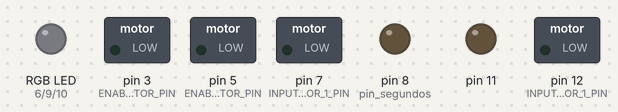
Bench run of a sketch on a simulated Arduino Uno, built with avr-gcc and run on an emulated ATmega328P. On the bench: switched loads named in the sketch (green lamp = pin HIGH), an RGB LED mixed from three pins (HIGH = lit), output pins drawn as LEDs (lit = HIGH). Dashed ring = blinking. Random numbers use the default seed unless the sketch sets one; pins used as bus, display or sensor lines are not drawn.

Above: at 0.1 s.
At 39.1 s:
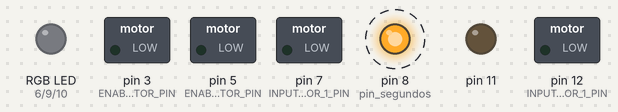
Timing chart, 0 to 40.0 s (numbered marks = the images above):
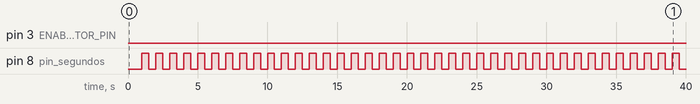

The sketch:

reloj_binario.ino
```cpp
const int pin_segundos = 8;
unsigned long tiempo, tiempo_anterior;
int segundos, minutos, horas;

void setup()
{
    tiempo_anterior = segundos = minutos = horas = 0;

    for(int i = 2; i <= 12 ; i++) pinMode(i, OUTPUT);
}

int * conversion_binario(int x, int ret[]){
    for(int i = 0; i < 8; i++){
        ret[i] = 0;
    }
    int i = 0;
    while(x >= 1){
        ret[i++] = x % 2;
        x /= 2;
    }
    return ret;
}

void mostrar_hora(){
    int a1[8];
    int a2[8];
    int* minutos_binario = conversion_binario(minutos, a1);
    int* horas_binario = conversion_binario(horas, a2);
    for(int i = 0; i < 6; i++){
        digitalWrite(i + 2, *(minutos_binario + i) );
    }
    for(int i = 0; i < 4; i++){
        digitalWrite(i + 9, *(horas_binario + i) );
    }
}

void calcular_hora(){
    tiempo = millis();
    if(abs(tiempo - tiempo_anterior) >= 1000){
        tiempo_anterior = tiempo;
        segundos ++;
        digitalWrite(pin_segundos, HIGH);
        if(segundos >= 60){
            segundos = 0;
            minutos ++;
            if(minutos >= 60){
                horas ++ ;
                minutos = 0;
                if(horas > 12) horas = 0;
            }
        }
        delay(500);
        digitalWrite(pin_segundos, LOW);
    }

}

void loop()
{
    calcular_hora();
    mostrar_hora();
}
```

SpoutV2.cpp
```cpp
#include <Arduino.h>
// Ultrasonic Sensor pins
const int TRIGGER_PIN = 2 ;
const int ECHO_PIN = 4;
// L293D pins
const int ENABLE_LEFT_MOTOR_PIN = 3;
const int ENABLE_RIGHT_MOTOR_PIN = 5;
const int INPUT_LEFT_MOTOR_1_PIN = 7;
const int INPUT_LEFT_MOTOR_2_PIN = 8;
const int INPUT_RIGHT_MOTOR_1_PIN = 12;
const int INPUT_RIGHT_MOTOR_2_PIN = 13;
// RGB pins
const int RED_LED_PIN = 6;
const int GREEN_LED_PIN = 9;
const int BLUE_LED_PIN = 10;

void setRGBColor(int red, int green, int blue){
    analogWrite(RED_LED_PIN, red);
    analogWrite(GREEN_LED_PIN, green);
    analogWrite(BLUE_LED_PIN, blue);
}

void initializeRGBLed(){
    pinMode(RED_LED_PIN, OUTPUT);
    pinMode(GREEN_LED_PIN, OUTPUT);
    pinMode(BLUE_LED_PIN, OUTPUT);
}

void initializeUltrasonicSensor(){
    pinMode(TRIGGER_PIN, OUTPUT);
    pinMode(ECHO_PIN, INPUT);
    digitalWrite(TRIGGER_PIN, LOW);
}

long TrigerUltrasonicSensorPulse(){
    digitalWrite(TRIGGER_PIN, HIGH);
    delayMicroseconds(10);
    digitalWrite(TRIGGER_PIN, LOW);
    unsigned long pulseTime = pulseIn(ECHO_PIN, HIGH);
    long distanceCM = pulseTime / 59;
    Serial.print("Distance: ");
    Serial.print(distanceCM);
    Serial.print(" cm");
    Serial.println();
    delay(100);
    return distanceCM;
}

void initializeMotors(){
    pinMode(ENABLE_LEFT_MOTOR_PIN, OUTPUT);
    pinMode(ENABLE_RIGHT_MOTOR_PIN, OUTPUT);
    pinMode(INPUT_LEFT_MOTOR_1_PIN, OUTPUT);
    pinMode(INPUT_LEFT_MOTOR_2_PIN, OUTPUT);
    pinMode(INPUT_RIGHT_MOTOR_1_PIN, OUTPUT);
    pinMode(INPUT_RIGHT_MOTOR_2_PIN, OUTPUT);

    digitalWrite(INPUT_LEFT_MOTOR_1_PIN, LOW);
    digitalWrite(INPUT_LEFT_MOTOR_2_PIN, LOW);
    digitalWrite(INPUT_RIGHT_MOTOR_1_PIN, LOW);
    digitalWrite(INPUT_RIGHT_MOTOR_2_PIN, LOW);
    analogWrite(ENABLE_LEFT_MOTOR_PIN, 0);
    analogWrite(ENABLE_RIGHT_MOTOR_PIN, 0);
}

void MoveMotors(int intLeftMotor1, int inputLeftMotor2, int inputRightMotor1, int inputRightMotor2, int speed = 255){
    digitalWrite(INPUT_LEFT_MOTOR_1_PIN, intLeftMotor1);
    digitalWrite(INPUT_LEFT_MOTOR_2_PIN, inputLeftMotor2);

    digitalWrite(INPUT_RIGHT_MOTOR_1_PIN, inputRightMotor1);
    digitalWrite(INPUT_RIGHT_MOTOR_2_PIN, inputRightMotor2);

    analogWrite(ENABLE_LEFT_MOTOR_PIN, speed);
    analogWrite(ENABLE_RIGHT_MOTOR_PIN, speed);
}
void selectMotorsMove(long distanceCMToObstacle){
    if(distanceCMToObstacle <= 20){
        setRGBColor(200, 0, 0);
        // Move backwards with one motor
        int motorSelected = random(0, 2);
        if(motorSelected == 0){
            MoveMotors(LOW, HIGH, LOW, LOW);
        }else{
            MoveMotors(LOW, LOW, LOW, HIGH);
        }
        delay(1000);
    }else{
        setRGBColor(0, 200, 0);
        // Move forward
        MoveMotors(HIGH, LOW, HIGH, LOW);
    }
}

void setup() {
    initializeRGBLed();
    initializeUltrasonicSensor();
    initializeMotors();
    Serial.begin(9600);
}

void loop() {
    long distanceCMToObstacle = TrigerUltrasonicSensorPulse();
    selectMotorsMove(distanceCMToObstacle);
}
```

Measured:
- by itself, pin 8 (pin_segundos): alternates HIGH for 0.50 s and LOW for 0.50 s
